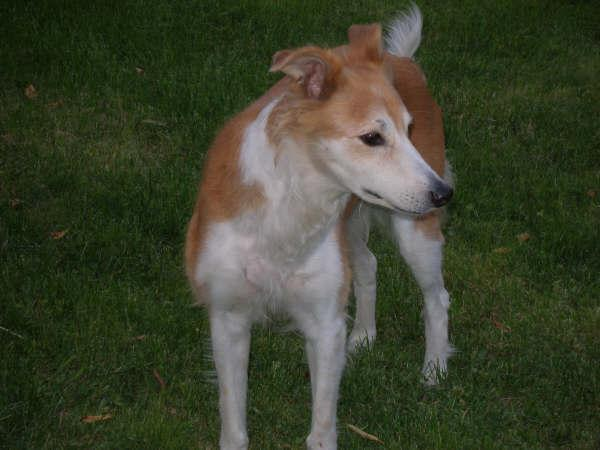
%> input picture 1/Dog.jpg, 600 x 450 px
$ octave dog.m   (GNU Octave 9; MATLAB toolbox functions it lacks are replaced by stand-ins)
%> lines starting %> are read from the running program, lines starting %| are printed output that depends on the picture; in (x1, y1, x2, y2) boxes, pixels count from 0 and x2, y2 are one past the last pixel; in counts of white or black regions, pixels touching at a corner belong together; the program's own positions count from 1
### 1/flipLtRt.m
function newIm = flipLtRt(im)
% newIm is impage im flipped from left to right

[nr,nc,np]= size(im);    % dimensions of im
newIm= zeros(nr,nc,np);  % initialize newIm with zeros
newIm= uint8(newIm);     % Matlab uses unsigned 8-bit int for color values


for r= 1:nr
    for c= 1:nc
        for p= 1:np
            newIm(r,c,p)= im(r,nc-c+1,p);
        end
    end
end

### 1/dog.m
clear all

l = imread('Dog.jpg');
%> l is the input picture: size 450x600x3 uint8; mean R, G, B 59.2, 65.3, 44.4
size(l);
imshow(l);
lg = rgb2gray(l);
imshow(lg);

imwrite(l,'Dog.jpg');
imfinfo Dog.jpg

l_b = l - 100;
figure, imshow(l_b)
l_s = l + 100;
figure, imshow(l_s)

flip = flipLtRt(l);
%> after the loop in flipLtRt, `for r= 1:nr`:
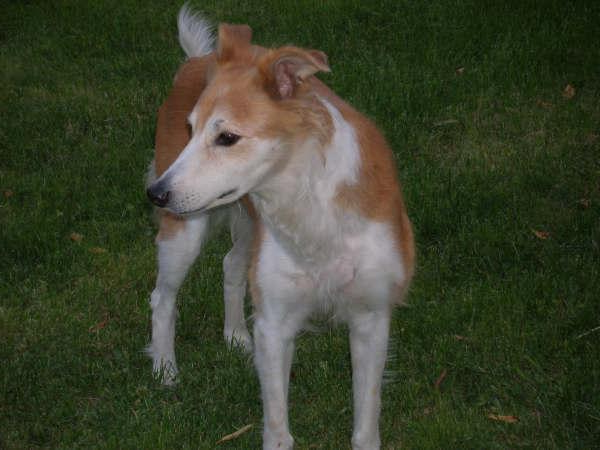
%> newIm: size 450x600x3 uint8; mean R, G, B 59.2, 65.3, 44.4; mean of the top-left, top-right, bottom-left and bottom-right quarters 64.3, 47.5, 59.7, 53.6
figure, imshow(flip)

% ................... %
% Color the duck yellow!
figure;
im= imread('duckMallardDrake.jpg');
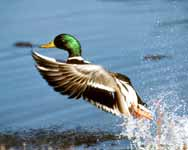
%> input picture 1/duckMallardDrake.jpg, 188 x 150 px
%> im is the input picture: size 150x188x3 uint8; mean R, G, B 119.1, 144, 163.1
imshow(im);
[nr,nc,np]= size(im);
%> nr = 150; nc = 188; np = 3
newIm= zeros(nr,nc,np);
newIm= uint8(newIm);

for r= 1:nr
    for c= 1:nc
        if ( im(r,c,1)>180 && im(r,c,2)>180 && im(r,c,3)>180 )
            % white feather of the duck; now change it to yellow
            newIm(r,c,1)= 225;
            newIm(r,c,2)= 225;
            newIm(r,c,3)= 0;
        else % the rest of the picture; no change
            for p= 1:np
                newIm(r,c,p)= im(r,c,p);
            end
        end
    end
end
%> newIm: size 150x188x3 uint8
figure
imshow(newIm)

% .................... %
figure;
im = imread('Two_colour.jpg'); % read the image
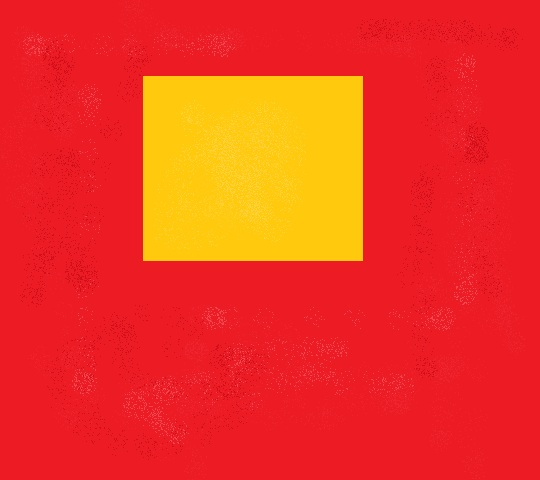
%> input picture 1/Two_colour.jpg, 540 x 480 px
%> im is the input picture: size 480x540x3 uint8; mean R, G, B 239.1, 55, 33.6
imshow(im);
% extract RGB channels separatelly
red_channel = im(:, :, 1);
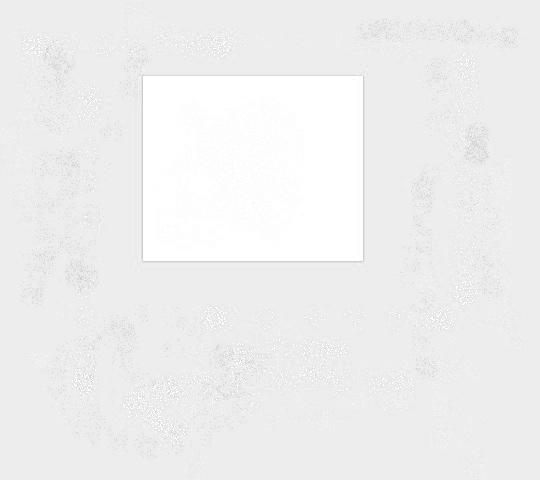
%> red_channel: size 480x540 uint8; min 197, max 255, mean 239.1
green_channel = im(:, :, 2);
blue_channel = im(:, :, 3);
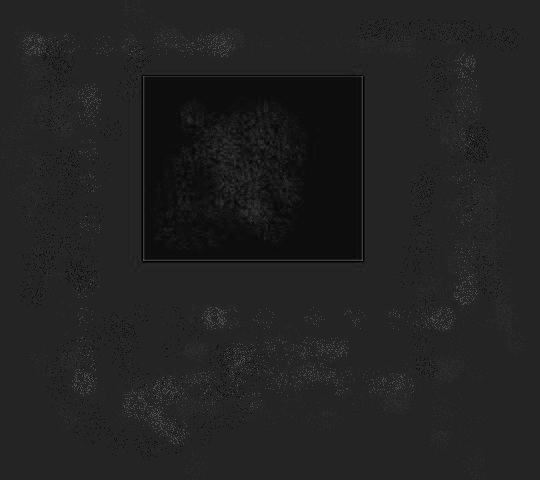
%> blue_channel: size 480x540 uint8; min 0, max 91, mean 33.6
% label pixels of yellow colour
yellow_map = green_channel > 150 & red_channel > 150 & blue_channel < 50;
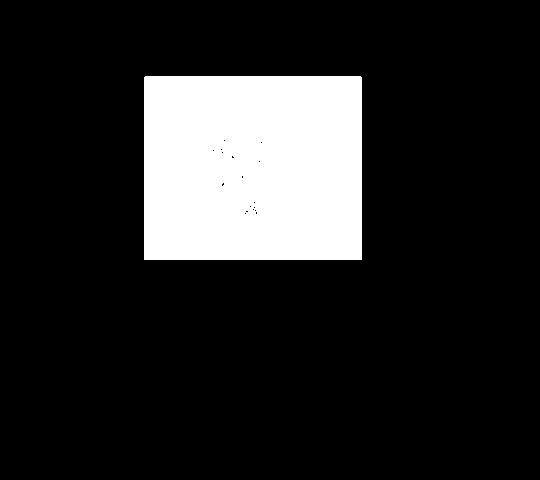
%> yellow_map: size 480x540 logical; 15.5% white; 1 white region, box (x1, y1, x2, y2) and area: (144, 76, 362, 260) 40085
% extract pixels indexes
[i_yellow, j_yellow] = find(yellow_map > 0);
%> i_yellow = 40085 values from 77 to 260; j_yellow = 40085 values from 145 to 362
% visualise the results
figure;
imshow(im); % plot the image
hold on;
scatter(j_yellow, i_yellow, 5, 'filled') % highlighted the yellow pixels
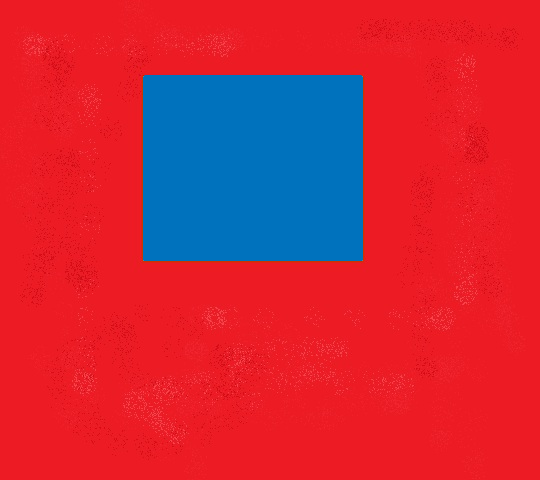
%> figure redrawn from the program's plot data
